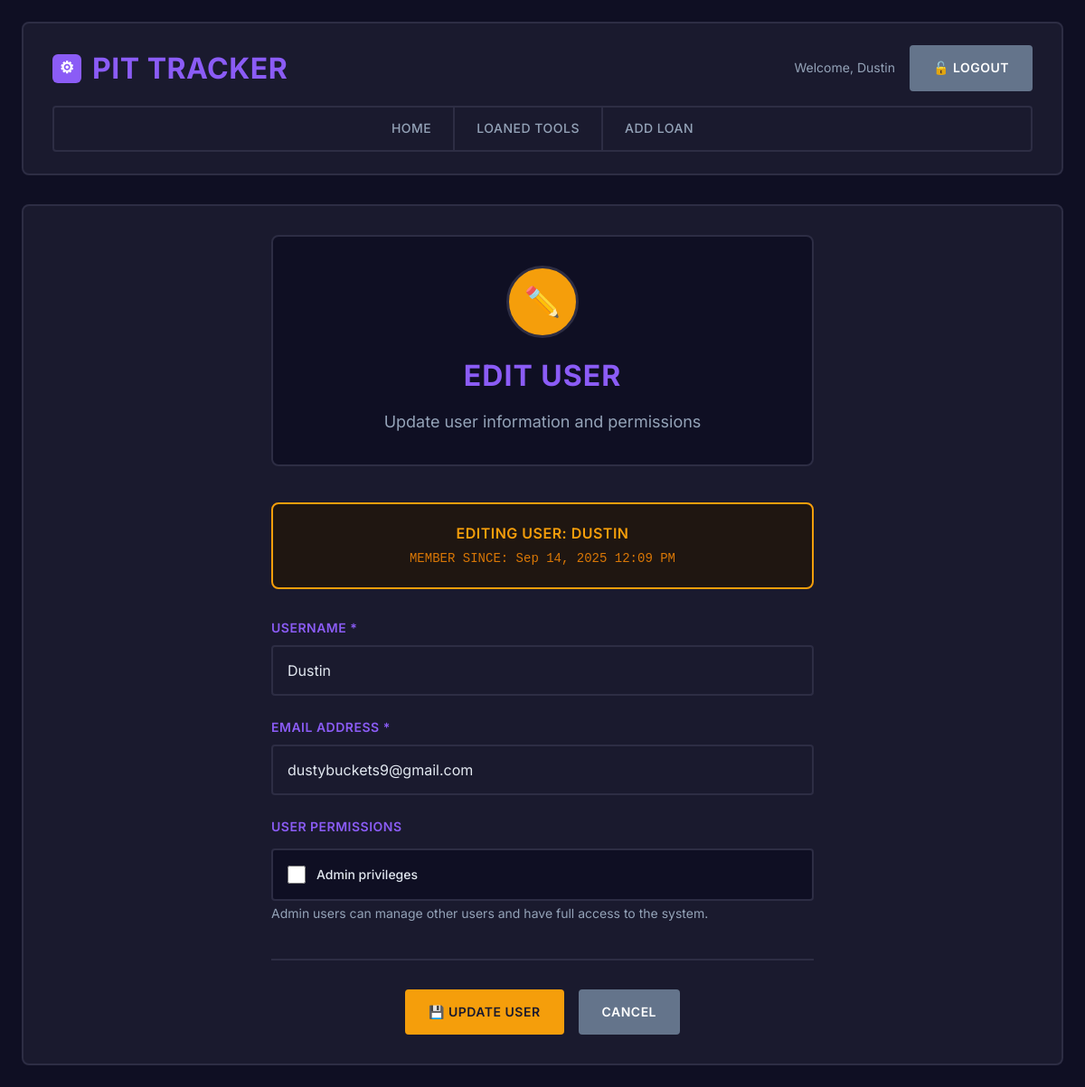
The app's page /users/edit/5/ (signed in) with its own data.
### myapp/models.py (models this page shows)
class CustomUser(AbstractUser):
    email = models.EmailField(unique=True)
    USERNAME_FIELD = "email"
    REQUIRED_FIELDS = ["username"]

### myapp/views.py (the view)
# urls.py: path("users/edit/<int:user_id>/", views.edit_user, name="edit_user"),
@user_passes_test(is_admin)
def edit_user(request, user_id):
    user = get_object_or_404(CustomUser, id=user_id)
    if request.method == "POST":
        form = UserEditForm(request.POST, instance=user)
        if form.is_valid():
            updated_user = form.save()
            admin_status = (
                "with admin privileges"
                if updated_user.is_staff
                else "without admin privileges"
            )
            messages.success(
                request,
                f"User {updated_user.username} updated successfully {admin_status}!",
            )
            return redirect("manage_users")
    else:
        form = UserEditForm(instance=user)
    return render(
        request, "edit_user.html", {"form": form, "user": user, "action": "Edit"}
    )

### myapp/forms.py (shortened to what this page needs)
class UserEditForm(forms.ModelForm):
    is_admin = forms.BooleanField(
        required=False,
        label="Admin privileges",
        help_text="Admin users can manage other users and have full access to the system.",
    )
    class Meta:
        model = CustomUser
        fields = ("username", "email", "is_admin")
    def __init__(self, *args, **kwargs):
        super().__init__(*args, **kwargs)
        if self.instance:
            self.fields["is_admin"].initial = self.instance.is_staff

### myapp/views.py (called while the page is built)
def is_admin(user):
    return user.is_authenticated and user.is_staff

### myapp/templates/edit_user.html (shortened to what this page needs)
{% extends "base.html" %}
{% block content %}
<div class="form-container">
    <div class="form-header">
        <div class="form-icon">✏️</div>
        <h2>Edit User</h2>
        <p>Update user information and permissions</p>
    </div>
    <div class="edit-info">
        <h4>Editing User: {{ user.username }}</h4>
        <p>MEMBER SINCE: {{ user.date_joined|date:"M d, Y g:i A" }}</p>
    </div>
    <form method="post">
        <div class="form-group">
            <label for="{{ form.username.id_for_label }}">Username *</label>
            {{ form.username }}
        </div>
        <div class="form-group">
            <label for="{{ form.email.id_for_label }}">Email Address *</label>
            {{ form.email }}
        </div>
        <div class="form-group">
            <label>User Permissions</label>
            <div class="checkbox-group">
                {{ form.is_admin }}
                <label for="{{ form.is_admin.id_for_label }}">{{ form.is_admin.label }}</label>
            </div>
            <div class="help-text">{{ form.is_admin.help_text }}</div>
        </div>
        <div class="form-actions">
            <button type="submit" class="btn btn-warning">
                💾 Update User
            </button>
            <a href="{% url 'manage_users' %}" class="btn btn-secondary">Cancel</a>
        </div>
    </form>
</div>
{% endblock %}

### myapp/templates/base.html (shortened to what this page needs)
<!DOCTYPE html>
<html lang="en">
<head>
</head>
<body>
    <div class="container">
        <header class="header">
            <div class="header-content">
                <h1>
                    <div class="logo-icon">⚙</div>
                    Pit Tracker
                </h1>
                {% if user.is_authenticated %}
                    <div class="user-info">
                        <span>Welcome, {{ user.username }}</span>
                        <a href="{% url 'logout' %}" class="btn btn-secondary">🔓 Logout</a>
                    </div>
                {% endif %}
            </div>
            {% if user.is_authenticated %}
                <nav class="nav">
                    <a href="{% url 'home' %}">Home</a>
                    <a href="{% url 'loaned_tools' %}">Loaned Tools</a>
                    <a href="{% url 'add_tool_loan' %}">Add Loan</a>
                </nav>
            {% endif %}
        </header>
        <main class="content">
            {% block content %}
            {% endblock %}
        </main>
    </div>
</body>
</html>

### myapp/templates/base.html (style rules this page uses)
* { margin: 0; padding: 0; box-sizing: border-box; }
body { font-family: 'Inter', -apple-system, BlinkMacSystemFont, 'Segoe UI', sans-serif; background: #0f0f23; min-height: 100vh; color: #e2e8f0; line-height: 1.6; }
.container { max-width: 1200px; margin: 0 auto; padding: 16px; }
.header { background: #1a1a2e; border: 2px solid #2d2d44; border-radius: 8px; padding: 16px 20px; margin-bottom: 24px; }
.header-content { display: flex; justify-content: space-between; align-items: center; flex-wrap: wrap; gap: 12px; }
.header h1 { color: #8b5cf6; font-size: 1.5rem; font-weight: 700; text-transform: uppercase; letter-spacing: 0.5px; display: flex; align-items: center; gap: 8px; }
.logo-icon { width: 28px; height: 28px; background: #8b5cf6; border-radius: 6px; display: flex; align-items: center; justify-content: center; color: #ffffff; font-size: 16px; }
.user-info { display: flex; align-items: center; gap: 12px; color: #94a3b8; font-size: 0.8rem; }
.user-info span { display: none; }
.nav { display: flex; justify-content: center; gap: 0; flex-wrap: wrap; border: 2px solid #2d2d44; border-radius: 4px; overflow: hidden; margin-top: 16px; }
.nav a { color: #94a3b8; text-decoration: none; font-weight: 500; font-size: 11px; padding: 10px 12px; border-right: 2px solid #2d2d44; transition: all 0.2s ease; background: #1a1a2e; text-transform: uppercase; letter-spacing: 0.5px; flex: 1; text-align: center; min-width: 0; }
.nav a:last-child { border-right: none; }
.content { background: #1a1a2e; border: 2px solid #2d2d44; border-radius: 8px; padding: 20px; }
.btn { background: #8b5cf6; color: white; border: 2px solid #8b5cf6; padding: 10px 16px; border-radius: 4px; cursor: pointer; font-size: 12px; font-weight: 600; transition: all 0.2s ease; text-decoration: none; display: inline-flex; align-items: center; gap: 6px; font-family: inherit; text-transform: uppercase; letter-spacing: 0.5px; white-space: nowrap; }
.btn-warning { background: #f59e0b; border-color: #f59e0b; color: #1a1a2e; }
.btn-secondary { background: #64748b; border-color: #64748b; }
@media (min-width: 768px) { .container { padding: 24px; } }
@media (min-width: 768px) { .header { padding: 24px 32px; margin-bottom: 32px; } }
@media (min-width: 768px) { .header h1 { font-size: 2rem; gap: 12px; } }
@media (min-width: 768px) { .logo-icon { width: 32px; height: 32px; font-size: 18px; } }
@media (min-width: 768px) { .user-info { gap: 16px; font-size: 0.875rem; } }
@media (min-width: 768px) { .user-info span { display: inline; } }
@media (min-width: 768px) { .nav a { font-size: 14px; padding: 12px 24px; flex: none; } }
@media (min-width: 768px) { .content { padding: 32px; } }
@media (min-width: 768px) { .btn { padding: 12px 24px; font-size: 14px; gap: 8px; } }

### records on screen
CustomUser: username "Dustin", username "DUSTIN", date_joined "Sep 14, 2025 12:09 PM", email "dustybuckets9@gmail.com"
